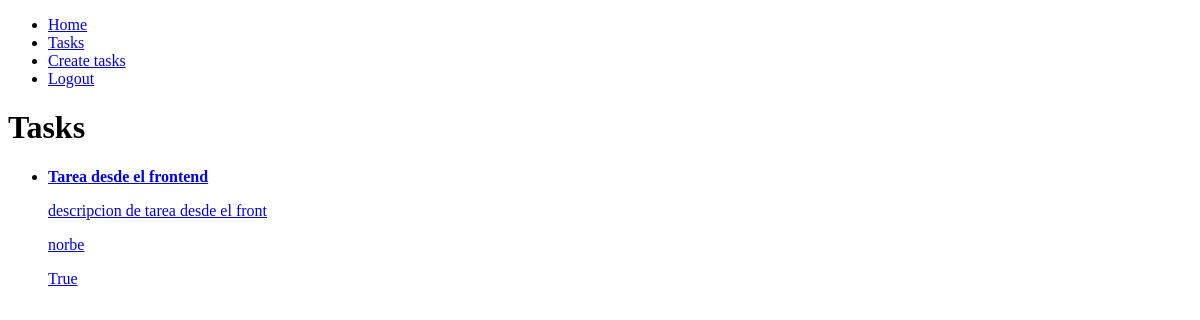
/tasks/ (signed in), run on an earlier commit of the app's database.
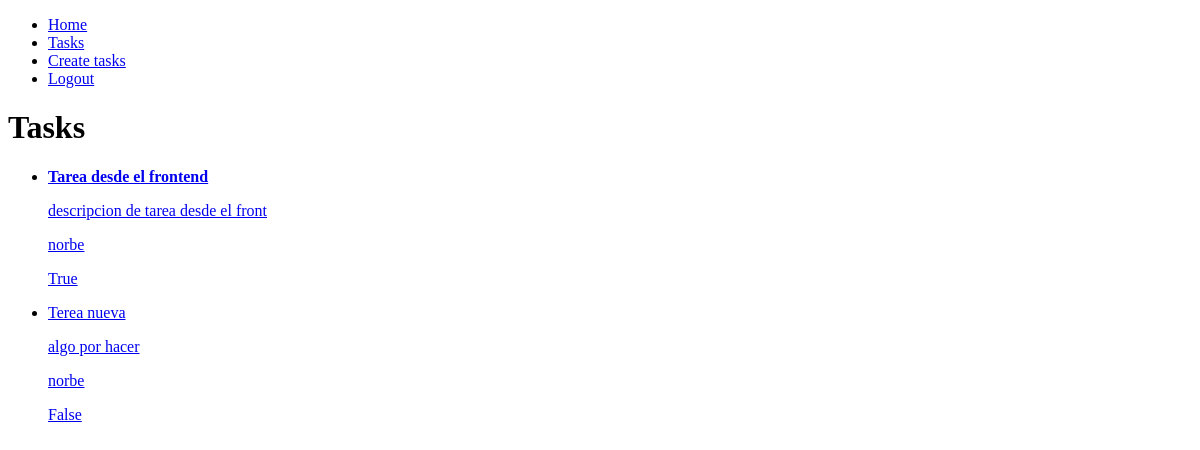
And on a later commit of the database.
### tasks/models.py (models this page shows, shortened)
class Task(models.Model):
    title = models.CharField(max_length=100)
    description = models.TextField(blank=True)
    created = models.DateTimeField(auto_now_add=True)
    datecompleted = models.DateTimeField(null=True, blank=True)
    important = models.BooleanField(default=False)
    user = models.ForeignKey(User, on_delete=models.CASCADE)

### tasks/views.py (the view)
# urls.py: path('tasks/', views.tasks, name='tasks'),
def tasks(request):
    tasks = Task.objects.filter(
            user=request.user,
            datecompleted__isnull=True
        )
    return render(request, 'tasks.html', {
        'tasks': tasks
    })

### tasks/templates/tasks.html
{% extends 'base.html' %}
{% block content %}
<h1>Tasks</h1>
<ul>
    {% for task in tasks %}
        <li>
            <a href="{% url 'task_detail' task.id %}">
                {% if task.important %}
                <strong>{{ task.title }}</strong>
                {% else %}
                    {{ task.title }}
                {% endif %}
                <p>{{ task.description }}</p>
                <p>{{ task.user.username }}</p>
                <p>{{ task.important }}</p>
            </a>
        </li>
    {% endfor %}
</ul>
{% endblock %}

### tasks/templates/base.html (shortened to what this page needs)
<!DOCTYPE html>
<html lang="en">
<head>
</head>
<body>
    <nav>
        <ul>
            <li>
                <a href="/">Home</a>
            </li>
            {% if user.is_authenticated %}
            <li>
                <a href="/tasks">Tasks</a>
            </li>
            <li>
                <a href="/tasks/create/">Create tasks</a>
            </li>
            <li>
                <a href="/logout">Logout</a>
            </li>
            {% endif %}
        </ul>
    </nav>
    {% block content %}
    {% endblock %}
</body>
</html>

What changed in the data, as far as the page shows it:
added Task: title "Terea nueva", description "algo por hacer", user.username "norbe", important "False"
